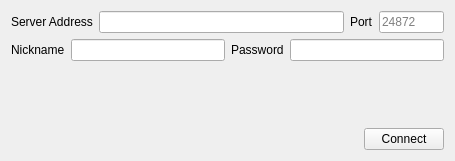
<?xml version="1.0" encoding="UTF-8"?>
<ui version="4.0">
 <class>DirectConnect</class>
 <widget class="QWidget" name="DirectConnect">
  <property name="geometry">
   <rect>
    <x>0</x>
    <y>0</y>
    <width>455</width>
    <height>161</height>
   </rect>
  </property>
  <property name="windowTitle">
   <string>Direct Connect</string>
  </property>
  <layout class="QVBoxLayout" name="verticalLayout">
   <item>
    <layout class="QVBoxLayout" name="verticalLayout_3">
     <item>
      <layout class="QVBoxLayout" name="verticalLayout_2">
       <item>
        <layout class="QHBoxLayout" name="horizontalLayout">
         <property name="spacing">
          <number>0</number>
         </property>
         <property name="leftMargin">
          <number>0</number>
         </property>
         <item>
          <widget class="QWidget" name="ip_container" native="true">
           <layout class="QHBoxLayout" name="ip_layout">
            <property name="leftMargin">
             <number>0</number>
            </property>
            <property name="topMargin">
             <number>0</number>
            </property>
            <property name="rightMargin">
             <number>0</number>
            </property>
            <property name="bottomMargin">
             <number>0</number>
            </property>
            <item>
             <widget class="QLabel" name="label_2">
              <property name="text">
               <string>Server Address</string>
              </property>
             </widget>
            </item>
            <item>
             <widget class="QLineEdit" name="ip">
              <property name="toolTip">
               <string>&lt;html&gt;&lt;head/&gt;&lt;body&gt;&lt;p&gt;Server address of the host.&lt;/p&gt;&lt;/body&gt;&lt;/html&gt;</string>
              </property>
              <property name="maxLength">
               <number>253</number>
              </property>
             </widget>
            </item>
            <item>
             <widget class="QLabel" name="label_3">
              <property name="text">
               <string>Port</string>
              </property>
             </widget>
            </item>
            <item>
             <widget class="QLineEdit" name="port">
              <property name="toolTip">
               <string>&lt;html&gt;&lt;head/&gt;&lt;body&gt;&lt;p&gt;Port number the host is listening on.&lt;/p&gt;&lt;/body&gt;&lt;/html&gt;</string>
              </property>
              <property name="maxLength">
               <number>5</number>
              </property>
              <property name="placeholderText">
               <string>24872</string>
              </property>
              <property name="maximumSize">
               <size>
                <width>65</width>
                <height>50</height>
               </size>
              </property>
             </widget>
            </item>
           </layout>
          </widget>
         </item>
        </layout>
       </item>
       <item>
        <layout class="QHBoxLayout" name="horizontalLayout_2">
         <item>
          <widget class="QLabel" name="label_5">
           <property name="text">
            <string>Nickname</string>
           </property>
          </widget>
         </item>
         <item>
          <widget class="QLineEdit" name="nickname">
           <property name="maxLength">
            <number>20</number>
           </property>
          </widget>
         </item>
         <item>
          <widget class="QLabel" name="label">
           <property name="text">
            <string>Password</string>
           </property>
          </widget>
         </item>
         <item>
          <widget class="QLineEdit" name="password"/>
         </item>
        </layout>
       </item>
      </layout>
     </item>
     <item>
      <spacer name="verticalSpacer">
       <property name="orientation">
        <enum>Qt::Vertical</enum>
       </property>
       <property name="sizeHint" stdset="0">
        <size>
         <width>20</width>
         <height>20</height>
        </size>
       </property>
      </spacer>
     </item>
     <item>
      <layout class="QHBoxLayout" name="horizontalLayout_3">
       <item>
        <spacer name="horizontalSpacer">
         <property name="orientation">
          <enum>Qt::Horizontal</enum>
         </property>
         <property name="sizeHint" stdset="0">
          <size>
           <width>40</width>
           <height>20</height>
          </size>
         </property>
        </spacer>
       </item>
       <item>
        <widget class="QPushButton" name="connect">
         <property name="text">
          <string>Connect</string>
         </property>
        </widget>
       </item>
      </layout>
     </item>
    </layout>
   </item>
  </layout>
 </widget>
 <resources/>
 <connections/>
</ui>
